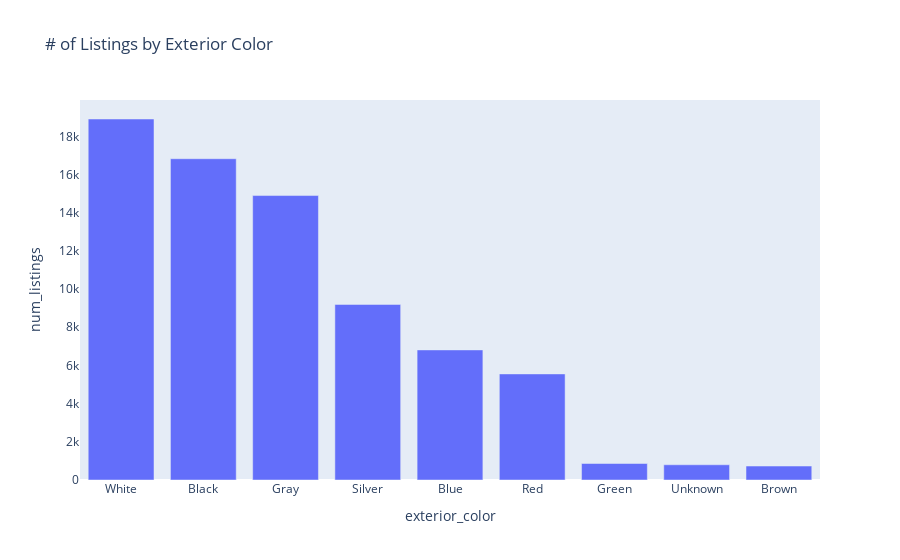

The notebook cell saved with this chart:
### Markdown cell above
#### **Exterior Color Bar Chart**

### Code cell
listings_by_ext_color = sqldf("SELECT exterior_color, COUNT(*) AS num_listings FROM training_data GROUP BY exterior_color ORDER BY num_listings DESC")
fig = px.bar(listings_by_ext_color, x='exterior_color', y='num_listings', title='# of Listings by Exterior Color')
fig.update_yaxes(showgrid=False)

### Figure 1 — Plotly figure (JSON) as saved in the notebook; plotly's stock layout.template omitted (floating-point values rounded to 4 significant figures)
{"data": [{"alignmentgroup": "True", "hovertemplate": "exterior_color=%{x}<br>num_listings=%{y}<extra></extra>", "legendgroup": "", "marker": {"color": "#636efa", "pattern": {"shape": ""}}, "name": "", "offsetgroup": "", "orientation": "v", "showlegend": false, "textposition": "auto", "type": "bar", "x": ["White", "Black", "Gray", "Silver", "Blue", "Red", "Green", "Unknown", "Brown"], "xaxis": "x", "y": [18909, 16828, 14899, 9195, 6814, 5557, 864, 798, 731], "yaxis": "y"}], "layout": {"barmode": "relative", "legend": {"tracegroupgap": 0}, "title": {"text": "# of Listings by Exterior Color"}, "xaxis": {"anchor": "y", "domain": [0, 1], "title": {"text": "exterior_color"}}, "yaxis": {"anchor": "x", "domain": [0, 1], "showgrid": false, "title": {"text": "num_listings"}}}}
